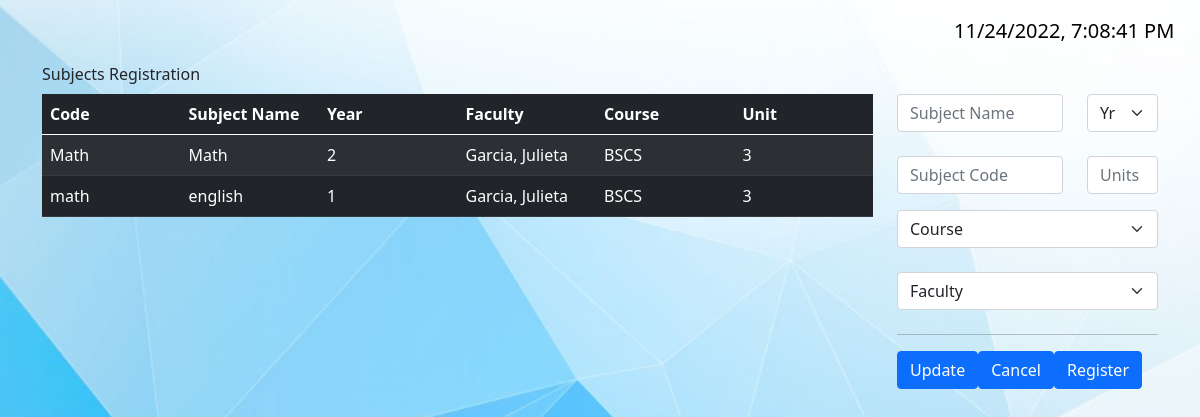
The app's page /admin/subjects.php (signed in) with its own data.
### tables this page shows
CREATE TABLE `subjects` (
  `subjectid` int(20) NOT NULL,
  `facultyid` varchar(255) NOT NULL,
  `faculty` varchar(255) NOT NULL,
  `course` varchar(255) NOT NULL,
  `code` varchar(255) NOT NULL,
  `subject` varchar(255) NOT NULL,
  `year` varchar(255) NOT NULL,
  `sem` varchar(255) NOT NULL,
  `unit` varchar(255) NOT NULL
);

### admin/subjects.php (the view, shortened to what this page needs)
<?php
include '../config.php';
  $sql = "SELECT * FROM subjects";
  $result = mysqli_query($conn, $sql);
?>
<!DOCTYPE html>
<html lang="en">
<body>
  <?php
    include("header.php");
  ?>
  <div class="container w-100">
    <label class="form-label">Subjects Registration</label>
    <div class="row">
      <div class="col-xl-9" id="tablelength">
        <table class="table table-striped table-dark" id="table">
          <thead>
            <tr>
              <th scope="col" >Code</th>
              <th scope="col" >Subject Name</th>
              <th scope="col" >Year</th>
              <th scope="col" >Faculty</th>
              <th scope="col" >Course</th>
              <th scope="col" >Unit</th>
            </tr>
          </thead>
          <tbody>
            <?php
              if ($result->num_rows > 0) {
                while ($row = mysqli_fetch_array($result)) {
                  echo "<tr>";
                  echo "<td>".$row['code']."</td>";
                  echo "<td>".$row['subject']."</td>";
                  echo "<td>".$row['year']."</td>";
                  echo "<td>".$row['faculty']."</td>";
                  echo "<td>".$row['course']."</td>";
                  echo "<td>".$row['unit']."</td>";
                  echo "</tr>";
              }
              } else {
                  echo "<tr>";
                  echo "<td colspan='6'>";
                  echo "<center>No Data Found.</center>";
                  echo "</td>";
                  echo "</tr>";
              }
            ?>
          </tbody>
        </table>
      </div>
      <div class="col-xl-3">
          <form action="" method="POST" >
            <div class="row">
              <div class="col-md-8">
            <div class="form-outline mb-4">
              <input type="subject" name="subject" id="subject" class="form-control" placeholder="Subject Name" value="" required/>
            </div>
          </div>
          <div class="col-md-4">
            <select name="year" class="form-select" id="year" required>
              <option value="">Yr</option>
            </select>
          </div>
          </div>
            <div class="row" >
              <div class="col-md-8">
                <div class="form-outline mb-3">
                  <input type="text" name="code" id="code" class="form-control" placeholder="Subject Code" value="" required/>
                </div>
              </div>
              <div class="col-md-4">
                <div class="form-outline mb-3">
                  <input type="text" name="unit" id="unit" class="form-control" placeholder="Units" value="" required/>
                </div>
              </div>
            </div>
            <div class="form-outline mb-4">
              <select name="course" class="form-select" id="course" required>
                <option value="">Course</option>
              </select>
            </div>
            <div class="form-outline mb-4">
              <select name="faculty" class="form-select" id="faculty" required>
                <option value="">Faculty</option>
              </select>
            </div>
            <hr />
            <div class="d-grid gap-2 d-md-block">
              <button class="btn btn-primary float-start" type="submit" name="update" id="update">Update</button>
              <button class="btn btn-primary float-start" id="cancel" onclick="Cancel()">Cancel</button>
              <button class="btn btn-primary float-start" type="submit" name="register" id="register">Register</button>
            </div>
          </form>
      </div>
    </div>
  </div>
</body>
</html>

### assets/css/style.css (style rules this page uses)
html, body { height: 100%; overflow: hidden; }
body { background: url(../images/temp.jpg) center/cover no-repeat; height: 100vh; margin: 0; justify-content: center; font-family: Verdana, sans-serif; overflow: hidden; animation: fadeInAnimation ease 1s; animation-iteration-count: 1; animation-fill-mode: forwards; }
.container { position: relative; margin: auto; height: 80%; width: auto; }
table { overflow-y: hidden; height: 5px; width:250px; table-layout:fixed; Overflow-y:scroll; }
table tr { height:1em; }
td { overflow:hidden; white-space:nowrap; }

### records on screen
subjects: code "Math", subject "Math", year "2", faculty "Garcia, Julieta", course "BSCS", unit "3"
subjects: code "math", subject "english", year "1", faculty "Garcia, Julieta", course "BSCS", unit "3"
